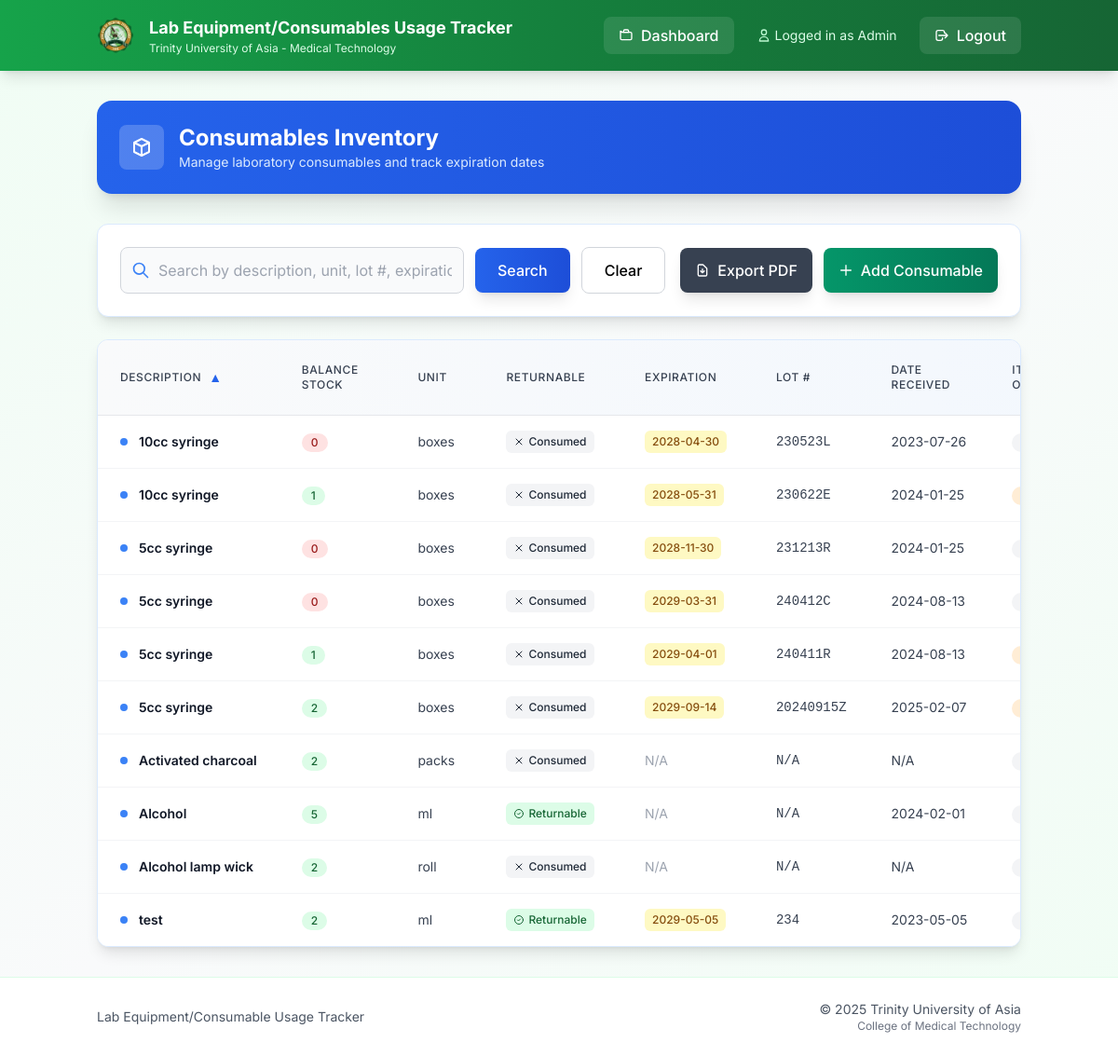
Page /consumables (signed in) on the committed database.
### models.py (models this page shows)
class Consumable(db.Model):
    id = db.Column(db.Integer, primary_key=True)
    balance_stock = db.Column(db.Integer)
    unit = db.Column(db.String(50))
    description = db.Column(db.String(200))
    expiration = db.Column(db.String(20))
    lot_number = db.Column(db.String(50))
    date_received = db.Column(db.String(20))
    items_out = db.Column(db.Integer)
    items_on_stock = db.Column(db.Integer)
    previous_month_stock = db.Column(db.Integer)
    units_consumed = db.Column(db.Integer)
    units_expired = db.Column(db.Integer)
    is_returnable = db.Column(db.Boolean, default=False, nullable=False)

### app.py (the view, shortened to what this page needs)
@app.route('/consumables')
def consumables():
    if 'user_id' not in session:
        return redirect(url_for('login'))
    q = request.args.get('q', '').strip()
    sort = request.args.get('sort', 'description')
    direction = request.args.get('dir', 'asc').lower()
    direction = 'desc' if direction == 'desc' else 'asc'
    sortable_fields = {
        'description', 'balance_stock', 'unit', 'expiration', 'lot_number',
        'date_received', 'items_out', 'items_on_stock', 'previous_month_stock',
        'units_consumed', 'units_expired', 'is_returnable'
    }
    if sort not in sortable_fields:
        sort = 'description'
    query = Consumable.query
    sort_col = getattr(Consumable, sort)
    if direction == 'desc':
        query = query.order_by(sort_col.desc())
    else:
        query = query.order_by(sort_col.asc())
    items = query.all()
    return render_template('consumables.html', items=items, q=q, sort=sort, dir=direction)

### templates/consumables.html (shortened to what this page needs)
{% extends "base.html" %}
{% block content %}
<div class="bg-gradient-to-r from-blue-600 to-blue-700 rounded-2xl shadow-xl text-white p-6 mb-8 medical-shadow-lg">
  <div class="flex items-center justify-between flex-wrap gap-4">
    <div class="flex items-center space-x-4">
      <div class="h-12 w-12 bg-white bg-opacity-20 rounded-lg flex items-center justify-center">
        <svg class="h-6 w-6 text-white" fill="none" stroke="currentColor" viewBox="0 0 24 24">
          <path stroke-linecap="round" stroke-linejoin="round" stroke-width="2" d="M20 7l-8-4-8 4m16 0l-8 4m8-4v10l-8 4m0-10L4 7m8 4v10M4 7v10l8 4"/>
        </svg>
      </div>
      <div>
        <h1 class="text-2xl font-bold">Consumables Inventory</h1>
        <p class="text-blue-100 text-sm">Manage laboratory consumables and track expiration dates</p>
      </div>
    </div>
  </div>
</div>
<div class="bg-white rounded-xl shadow-lg border border-blue-100 p-6 mb-6 medical-shadow">
  <div class="flex flex-col lg:flex-row lg:items-center lg:justify-between gap-4">
    <div class="flex-1 max-w-2xl">
      <form method="GET" action="{{ url_for('consumables') }}" class="flex items-center gap-3">
        <div class="relative flex-1">
          <div class="absolute inset-y-0 left-0 pl-3 flex items-center pointer-events-none">
          </div>
          <input
            type="text"
            name="q"
            value="{{ q|default('') }}"
            placeholder="Search by description, unit, lot #, expiration, etc."
            class="block w-full pl-10 pr-3 py-3 border border-gray-300 rounded-lg focus:outline-none focus:ring-2 focus:ring-blue-500 focus:border-blue-500 transition duration-200 bg-gray-50 focus:bg-white"
            aria-label="Search consumables"
          />
        </div>
        <button type="submit" class="bg-gradient-to-r from-blue-600 to-blue-700 text-white px-6 py-3 rounded-lg hover:from-blue-700 hover:to-blue-800 font-medium transition duration-200 shadow-lg hover:shadow-xl">
          Search
        </button>
        <a href="{{ url_for('consumables') }}" class="px-6 py-3 rounded-lg border border-gray-300 hover:bg-gray-50 font-medium transition duration-200">
          Clear
        </a>
      </form>
    </div>
    <div class="flex items-center gap-3">
      <a href="{{ url_for('export_consumables_pdf', q=q, sort=sort, dir=dir) }}"
         class="group flex items-center space-x-2 bg-gray-700 text-white px-4 py-3 rounded-lg hover:bg-gray-800 font-medium transition duration-200 shadow-lg"
         title="Export current view to PDF">
        <svg class="h-4 w-4" fill="none" stroke="currentColor" viewBox="0 0 24 24">
          <path stroke-linecap="round" stroke-linejoin="round" stroke-width="2" d="M12 10v6m0 0l-3-3m3 3l3-3m2 8H7a2 2 0 01-2-2V5a2 2 0 012-2h5.586a1 1 0 01.707.293l5.414 5.414a1 1 0 01.293.707V19a2 2 0 01-2 2z"/>
        </svg>
        <span>Export PDF</span>
      </a>
      {% if session.role in ['admin', 'tech'] %}
      <a href="{{ url_for('add_consumable') }}" class="group flex items-center space-x-2 bg-gradient-to-r from-emerald-600 to-emerald-700 text-white px-4 py-3 rounded-lg hover:from-emerald-700 hover:to-emerald-800 font-medium transition duration-200 shadow-lg">
        <svg class="h-4 w-4" fill="none" stroke="currentColor" viewBox="0 0 24 24">
          <path stroke-linecap="round" stroke-linejoin="round" stroke-width="2" d="M12 4v16m8-8H4"/>
        </svg>
        <span>Add Consumable</span>
      </a>
      {% endif %}
    </div>
  </div>
</div>
<div class="bg-white rounded-xl shadow-lg border border-blue-100 overflow-hidden medical-shadow">
  <div class="overflow-x-auto">
    <table class="min-w-full divide-y divide-gray-200">
      <thead class="bg-gradient-to-r from-gray-50 to-blue-50">
        <tr>
          {% set _sort = sort|default('description') %}
          {% set _dir = dir|default('asc') %}
          {% macro sort_link(label, field) -%}
            {%- set is_sorted = (_sort == field) -%}
            {%- set next_dir = 'desc' if is_sorted and _dir == 'asc' else 'asc' -%}
            <a
              href="{{ url_for('consumables', sort=field, dir=next_dir, q=q) }}"
              class="group inline-flex items-center gap-2 text-gray-700 hover:text-blue-700 font-medium transition-colors"
            >
              <span>{{ label }}</span>
              {%- if is_sorted -%}
                <span class="text-blue-600 text-sm">{{ '▲' if _dir == 'asc' else '▼' }}</span>
              {%- else -%}
                <span class="text-gray-400 group-hover:text-blue-500 text-sm opacity-0 group-hover:opacity-100 transition-opacity">↕</span>
              {%- endif -%}
            </a>
          {%- endmacro %}
          <th class="px-6 py-4 text-left text-xs font-semibold text-gray-600 uppercase tracking-wider">
            {{ sort_link('Description', 'description') }}
          </th>
          <th class="px-6 py-4 text-left text-xs font-semibold text-gray-600 uppercase tracking-wider">
            {{ sort_link('Balance Stock', 'balance_stock') }}
          </th>
          <th class="px-6 py-4 text-left text-xs font-semibold text-gray-600 uppercase tracking-wider">
            {{ sort_link('Unit', 'unit') }}
          </th>
          <th class="px-6 py-4 text-left text-xs font-semibold text-gray-600 uppercase tracking-wider">
            {{ sort_link('Returnable', 'is_returnable') }}
          </th>
          <th class="px-6 py-4 text-left text-xs font-semibold text-gray-600 uppercase tracking-wider">
            {{ sort_link('Expiration', 'expiration') }}
          </th>
          <th class="px-6 py-4 text-left text-xs font-semibold text-gray-600 uppercase tracking-wider">
            {{ sort_link('Lot #', 'lot_number') }}
          </th>
          <th class="px-6 py-4 text-left text-xs font-semibold text-gray-600 uppercase tracking-wider">
            {{ sort_link('Date Received', 'date_received') }}
          </th>
          <th class="px-6 py-4 text-left text-xs font-semibold text-gray-600 uppercase tracking-wider">
            {{ sort_link('Items Out', 'items_out') }}
          </th>
        </tr>
      </thead>
      <tbody class="bg-white divide-y divide-gray-100">
        {% for item in items %}
        <tr class="hover:bg-blue-50 transition-colors duration-150">
          <td class="px-6 py-4 whitespace-nowrap">
            <div class="flex items-center">
              <div class="h-2 w-2 bg-blue-500 rounded-full mr-3"></div>
              <span class="text-sm font-semibold text-gray-900">{{ item.description }}</span>
            </div>
          </td>
          <td class="px-6 py-4 whitespace-nowrap text-sm text-gray-700">
            <span class="inline-flex items-center px-2.5 py-0.5 rounded-full text-xs font-medium {% if item.balance_stock > 0 %}bg-green-100 text-green-800{% else %}bg-red-100 text-red-800{% endif %}">
              {{ item.balance_stock }}
            </span>
          </td>
          <td class="px-6 py-4 whitespace-nowrap text-sm text-gray-700">{{ item.unit }}</td>
          <td class="px-6 py-4 whitespace-nowrap text-sm text-gray-700">
            {% if item.is_returnable %}
              <span class="inline-flex items-center px-2 py-1 rounded-md text-xs font-medium bg-green-100 text-green-800">
                <svg class="h-3 w-3 mr-1" fill="none" stroke="currentColor" viewBox="0 0 24 24">
                  <path stroke-linecap="round" stroke-linejoin="round" stroke-width="2" d="M9 12l2 2 4-4m6 2a9 9 0 11-18 0 9 9 0 0118 0z"/>
                </svg>
                Returnable
              </span>
            {% else %}
              <span class="inline-flex items-center px-2 py-1 rounded-md text-xs font-medium bg-gray-100 text-gray-800">
                <svg class="h-3 w-3 mr-1" fill="none" stroke="currentColor" viewBox="0 0 24 24">
                  <path stroke-linecap="round" stroke-linejoin="round" stroke-width="2" d="M6 18L18 6M6 6l12 12"/>
                </svg>
                Consumed
              </span>
            {% endif %}
          </td>
          <td class="px-6 py-4 whitespace-nowrap text-sm text-gray-700">
            {% if item.expiration != 'N/A' %}
              <span class="inline-flex items-center px-2 py-1 rounded-md text-xs font-medium bg-yellow-100 text-yellow-800">
                {{ item.expiration }}
              </span>
            {% else %}
              <span class="text-gray-400">{{ item.expiration }}</span>
            {% endif %}
          </td>
          <td class="px-6 py-4 whitespace-nowrap text-sm text-gray-700 font-mono">{{ item.lot_number }}</td>
          <td class="px-6 py-4 whitespace-nowrap text-sm text-gray-700">{{ item.date_received }}</td>
          <td class="px-6 py-4 whitespace-nowrap text-sm text-gray-700">
            <span class="inline-flex items-center px-2.5 py-0.5 rounded-full text-xs font-medium {% if item.items_out > 0 %}bg-orange-100 text-orange-800{% else %}bg-gray-100 text-gray-800{% endif %}">
            </span>
          </td>
        </tr>
        {% endfor %}
      </tbody>
    </table>
  </div>
</div>
{% endblock %}

### templates/base.html (style rules this page uses)
body { font-family: 'Inter', sans-serif; }
* { transition: all 0.2s ease-in-out; }
.medical-shadow { box-shadow: 0 4px 6px -1px rgba(16, 185, 129, 0.1), 0 2px 4px -1px rgba(16, 185, 129, 0.06); }
.medical-shadow-lg { box-shadow: 0 10px 15px -3px rgba(16, 185, 129, 0.1), 0 4px 6px -2px rgba(16, 185, 129, 0.05); }

### rows in the picture
Consumable: description "10cc syringe", balance_stock "0", unit "boxes", is_returnable False (drawn), expiration "2028-04-30", lot_number "230523L", date_received "2023-07-26"
Consumable: description "10cc syringe", balance_stock "1", unit "boxes", is_returnable False (drawn), expiration "2028-05-31", lot_number "230622E", date_received "2024-01-25"
Consumable: description "5cc syringe", balance_stock "0", unit "boxes", is_returnable False (drawn), expiration "2028-11-30", lot_number "231213R", date_received "2024-01-25"
Consumable: description "5cc syringe", balance_stock "0", unit "boxes", is_returnable False (drawn), expiration "2029-03-31", lot_number "240412C", date_received "2024-08-13"
Consumable: description "5cc syringe", balance_stock "1", unit "boxes", is_returnable False (drawn), expiration "2029-04-01", lot_number "240411R", date_received "2024-08-13"
Consumable: description "5cc syringe", balance_stock "2", unit "boxes", is_returnable False (drawn), expiration "2029-09-14", lot_number "20240915Z", date_received "2025-02-07"
Consumable: description "Activated charcoal", balance_stock "2", unit "packs", is_returnable False (drawn), expiration "N/A", lot_number "N/A", date_received "N/A"
Consumable: description "Alcohol", balance_stock "5", unit "ml", is_returnable True (drawn), expiration "N/A", lot_number "N/A", date_received "2024-02-01"
Consumable: description "Alcohol lamp wick", balance_stock "2", unit "roll", is_returnable False (drawn), expiration "N/A", lot_number "N/A", date_received "N/A"
Consumable: description "test", balance_stock "2", unit "ml", is_returnable True (drawn), expiration "2029-05-05", lot_number "234", date_received "2023-05-05"

### other values in the picture
{{ session.get('role', 'User').title() }} "Admin"
{{ '▲' if _dir == 'asc' else '▼' }} "▲"
